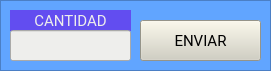
     <widget class="QFrame" name="frame_31">
      <property name="geometry">
       <rect>
        <x>10</x>
        <y>290</y>
        <width>271</width>
        <height>71</height>
       </rect>
      </property>
      <property name="styleSheet">
       <string notr="true">background-color: rgb(97, 165, 255);</string>
      </property>
      <property name="frameShape">
       <enum>QFrame::StyledPanel</enum>
      </property>
      <property name="frameShadow">
       <enum>QFrame::Raised</enum>
      </property>
      <widget class="QLabel" name="label_91">
       <property name="geometry">
        <rect>
         <x>10</x>
         <y>10</y>
         <width>121</width>
         <height>21</height>
        </rect>
       </property>
       <property name="font">
        <font>
         <family>Roboto</family>
         <pointsize>11</pointsize>
         <weight>50</weight>
         <italic>false</italic>
         <bold>false</bold>
        </font>
       </property>
       <property name="styleSheet">
        <string notr="true">font: 11pt &quot;Roboto&quot;;
color: rgb(238, 238, 236);
background-color: rgb(98, 77, 240);</string>
       </property>
       <property name="text">
        <string>CANTIDAD</string>
       </property>
       <property name="alignment">
        <set>Qt::AlignCenter</set>
       </property>
      </widget>
      <widget class="QLineEdit" name="ingresar_dinero_4">
       <property name="geometry">
        <rect>
         <x>10</x>
         <y>30</y>
         <width>121</width>
         <height>31</height>
        </rect>
       </property>
       <property name="styleSheet">
        <string notr="true">background-color: rgb(238, 238, 236);</string>
       </property>
      </widget>
      <widget class="QPushButton" name="boton_invertir_caja_menor_4">
       <property name="geometry">
        <rect>
         <x>140</x>
         <y>20</y>
         <width>121</width>
         <height>41</height>
        </rect>
       </property>
       <property name="font">
        <font>
         <family>Roboto</family>
         <pointsize>11</pointsize>
         <weight>50</weight>
         <italic>false</italic>
         <bold>false</bold>
        </font>
       </property>
       <property name="styleSheet">
        <string notr="true">background-color: rgb(209, 207, 192);</string>
       </property>
       <property name="text">
        <string>ENVIAR</string>
       </property>
      </widget>
     </widget>
